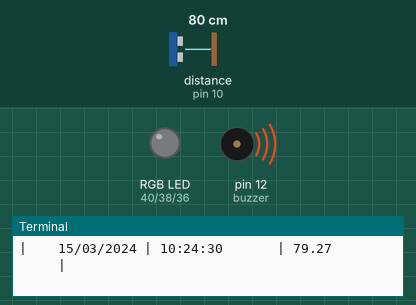
Bench run of a program on a simulated Raspberry Pi (header pin numbers). On the bench: an RGB LED mixed from three pins (HIGH = lit), buzzer (waves = sounding, pin HIGH), the last lines printed to the terminal. Inputs (shaded band) come from the test bench; at power-on: distance to the obstacle (sensor on pin 10) 80 cm. The echo pulse lasts 58.3 µs per cm; the clock reads 2024-03-15 10:24:30 at power-on unless the program sets it; databases and web services accept everything at once and return nothing; pins used as bus, display or sensor lines are not drawn.

Above: at 1.2 s.
1.3 s: distance to the obstacle (sensor on pin 10) set to 29 cm
3.4 s: distance to the obstacle (sensor on pin 10) set to 22 cm
At 4.7 s:
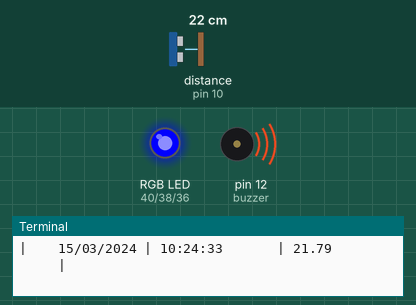
5.5 s: distance to the obstacle (sensor on pin 10) set to 18 cm
At 7.2 s:
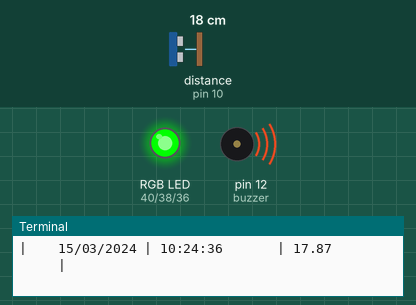
8.0 s: distance to the obstacle (sensor on pin 10) set to 14 cm
At 8.4 s:
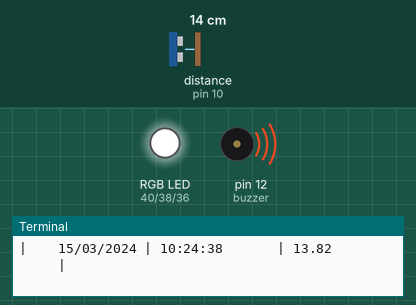
10.1 s: distance to the obstacle (sensor on pin 10) set to 2 cm
At 12.0 s:
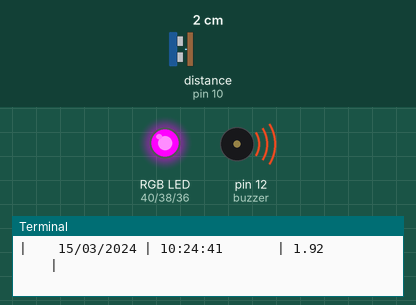
12.5 s: distance to the obstacle (sensor on pin 10) set to 23 cm
At 13.3 s:
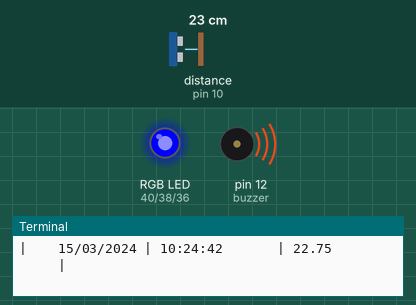
Timing chart, 0 to 15.5 s (numbered marks = the images above; inputs shaded):
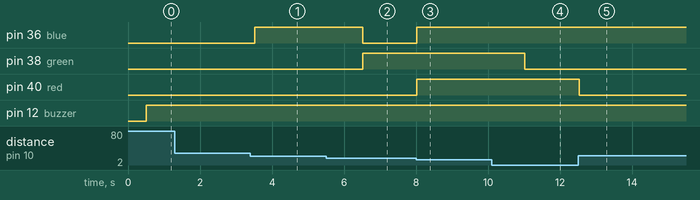

The program:

RGBUltra.py
```python
import RPi.GPIO as gpio
from time import sleep
import time
from datetime import datetime
import mysql.connector as mysql

gpio.setmode(gpio.BOARD)
gpio.setwarnings(False)

trig = 8
echo = 10
buzzer = 12
red = 40
green = 38
blue = 36
gpio.setup(trig, gpio.OUT)
gpio.setup(echo, gpio.IN)
gpio.setup(buzzer, gpio.OUT)

gpio.setup(red, gpio.OUT)
gpio.setup(green, gpio.OUT)
gpio.setup(blue, gpio.OUT)

gpio.output(red, gpio.LOW)
gpio.output(green, gpio.LOW)
gpio.output(blue, gpio.LOW)

class DatabaseMySQL:
    def insertdb(self, distancia):
        miConexion = mysql.connect(user='root', password='1234', host='localhost', db='sensores')
        cur = miConexion.cursor()
        sql = "INSERT INTO ultrasonico(id, fecha, hora, distancia) VALUES (%s, %s, %s, %s)"
        val = (0, datetime.today().strftime('%Y-%m-%d'), datetime.today().strftime('%H:%M:%S'), distancia)
        cur.execute(sql, val)
        miConexion.commit()
        miConexion.close()

    def showdata(self, distancia):
        Fecha = datetime.today().strftime('%d/%m/%Y')
        Hora = datetime.today().strftime('%H:%M:%S')
        Distancia = distancia
        print('|   ' , Fecha, '|', Hora, '      |', Distancia, '           |')

print("\n")
print("                  Sensor de distancia                ")
print("-----------------------------------------------------")
print("|     Fecha     |      Hora      |     Distancia    |")
print("-----------------------------------------------------")

try:
	while True:
		gpio.output(trig, gpio.LOW)
		sleep(0.5)

		gpio.output(trig, gpio.HIGH)
		sleep(0.00001)
		gpio.output(trig, gpio.LOW)

		inicio = time.time()
		while gpio.input(echo) == 0:
			inicio = time.time()

		while gpio.input(echo) == 1:
			final = time.time()

		tiempo_transcurrido = final-inicio
		duracion = tiempo_transcurrido*34000
		distancia = round(duracion/2,2)

		DatabaseMySQL().showdata(distancia)
		if distancia >= 0 and distancia <= 5:
			#encender luz magenta aqui
			gpio.output(red, gpio.HIGH)
			gpio.output(green, gpio.LOW)
			gpio.output(blue, gpio.HIGH)
			DatabaseMySQL().insertdb(distancia)
		elif distancia >=6 and distancia <= 10:
			#encender luz cian
			gpio.output(red, gpio.LOW)
			gpio.output(green, gpio.HIGH)
			gpio.output(blue, gpio.HIGH)
		elif distancia >=11 and distancia <= 15:
			#encender luz blanco
			gpio.output(red, gpio.HIGH)
			gpio.output(green, gpio.HIGH)
			gpio.output(blue, gpio.HIGH)
			DatabaseMySQL().insertdb(distancia)
		elif distancia >=16 and distancia <= 20:
			#encender luz verde
			gpio.output(red, gpio.LOW)
			gpio.output(green, gpio.HIGH)
			gpio.output(blue, gpio.LOW)

		elif distancia >=21 and distancia <= 25:
			#encender luz azul
			gpio.output(red, gpio.LOW)
			gpio.output(green, gpio.LOW)
			gpio.output(blue, gpio.HIGH)
			DatabaseMySQL().insertdb(distancia)
		elif distancia >=26:
			#gpio.output(red, gpio.HIGH)
			#gpio.output(green, gpio.LOW)
			#gpio.output(blue, gpio.LOW)
			gpio.output(buzzer,gpio.HIGH)
		sleep(1)

except KeyboardInterrupt:
	gpio.cleanup()
```

Measured:
- the behaviour switches between 26 and 25 cm on distance to the obstacle (sensor on pin 10) (found by bisection; images 0 and 1)
- the behaviour switches between 21 and 20 cm on distance to the obstacle (sensor on pin 10) (found by bisection; images 1 and 2)
- the behaviour switches between 16 and 15 cm on distance to the obstacle (sensor on pin 10) (found by bisection; images 2 and 3)
- after the input at 3.4 s, pin 36 (blue): LOW → HIGH after 0.11 s
- after the input at 5.5 s, pin 36 (blue): HIGH → LOW after 1.0 s; pin 38 (green): LOW → HIGH after 1.0 s
- after the input at 8.0 s, pin 36 (blue), pin 40 (red): LOW → HIGH at once
- after the input at 10.1 s, pin 38 (green): HIGH → LOW after 0.93 s
- after the input at 12.5 s, pin 40 (red): HIGH → LOW at once
